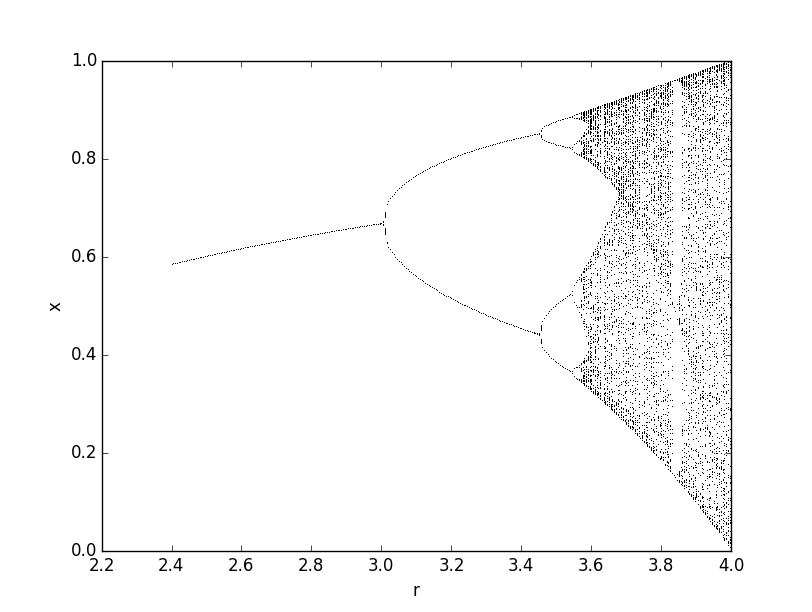

Write the Python code that produced this figure.
import matplotlib.pyplot as pyplot
import numpy

xnext = lambda x, r: r * x * (1 - x)

def feigenbaum(xstart=0.5, xrange=(0, 1), rrange=(2.4, 4.0)):
    x = xstart

    for i in numpy.arange(rrange[0], rrange[1], 0.005):
        for j in range(200):
            x = xnext(x, i)

            if j > 100 and x >= xrange[0] and x <= xrange[1]:
                pyplot.plot(i, x, ",", color="black")

    pyplot.xlabel("r")
    pyplot.ylabel("x")
    pyplot.show()


feigenbaum()
feigenbaum(xrange=(0.7, 0.9), rrange=(3.4, 3.6))
